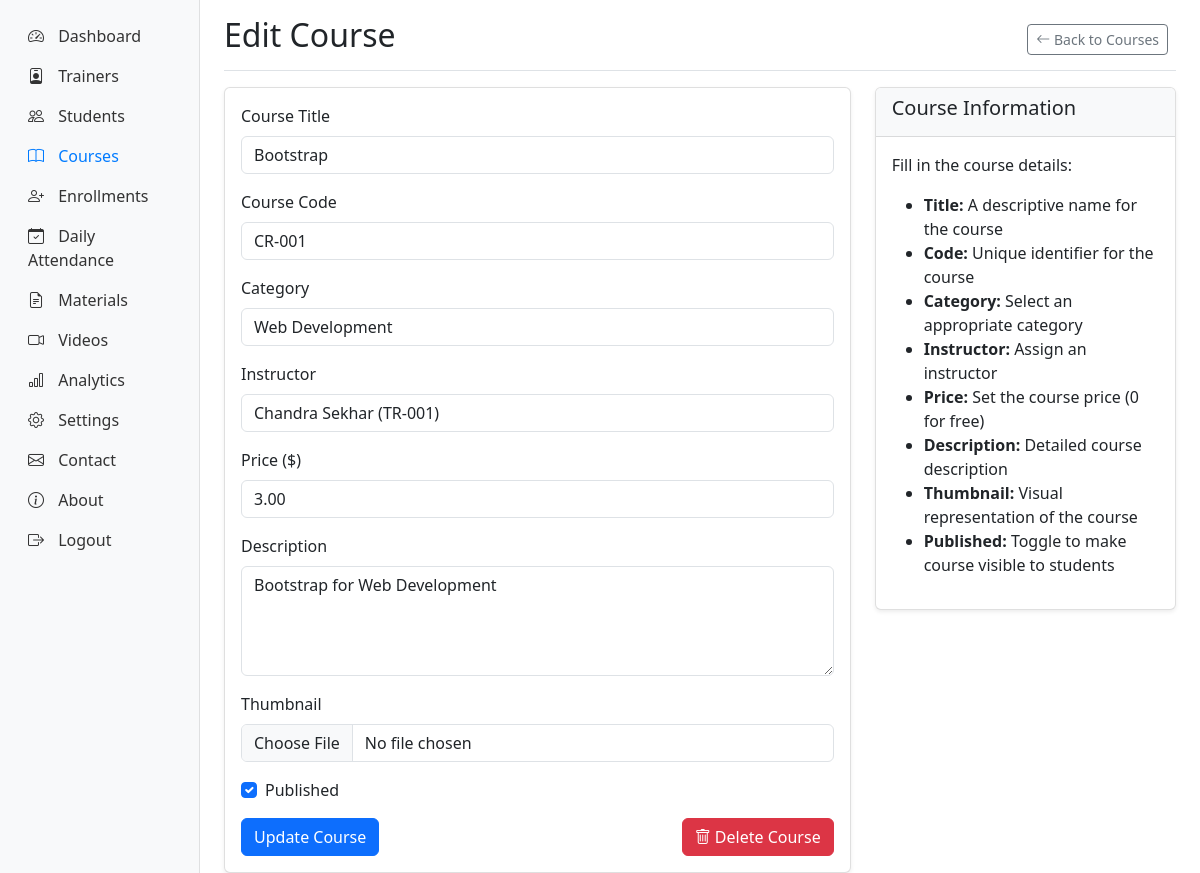
The app's page /admin-panel/courses/edit/1/ (signed in) with its own data.
### courses/models.py (models this page shows, shortened)
class Course(models.Model):
    title = models.CharField(max_length=200)
    code = models.CharField(max_length=20, unique=True)
    description = models.TextField()
    category = models.ForeignKey(Category, on_delete=models.CASCADE, related_name='courses')
    instructor = models.ForeignKey('instructors.Instructor', on_delete=models.CASCADE, related_name='courses')
    thumbnail = models.ImageField(upload_to='course_thumbnails/', blank=True, null=True)
    price = models.DecimalField(max_digits=10, decimal_places=2, default=0.00)
    is_published = models.BooleanField(default=False)
    created_at = models.DateTimeField(auto_now_add=True)
    updated_at = models.DateTimeField(auto_now=True)

### instructors/models.py (models this page shows, shortened)
class Instructor(models.Model):
    user = models.OneToOneField(User, on_delete=models.CASCADE, null=True, blank=True)
    instructor_id = models.CharField(max_length=20, unique=True)
    first_name = models.CharField(max_length=50)
    last_name = models.CharField(max_length=50)
    email = models.EmailField()
    phone = models.CharField(max_length=15, blank=True)
    bio = models.TextField(blank=True)
    profile_picture = models.ImageField(upload_to='instructor_profiles/', blank=True, null=True)
    hire_date = models.DateField(auto_now_add=True)
    is_active = models.BooleanField(default=True)
    created_at = models.DateTimeField(auto_now_add=True)
    updated_at = models.DateTimeField(auto_now=True)
    def __str__(self):
        return f"{self.first_name} {self.last_name} ({self.instructor_id})"

### admin_panel/views.py (the view)
# urls.py: path('courses/edit/<int:course_id>/', views.edit_course, name='edit_course'),
@login_required
@user_passes_test(is_admin)
def edit_course(request, course_id):
    course = get_object_or_404(Course, id=course_id)
    if request.method == 'POST':
        form = CourseForm(request.POST, request.FILES, instance=course)
        if form.is_valid():
            form.save()
            messages.success(request, 'Course updated successfully.')
            return redirect('admin_panel:course_list')
    else:
        form = CourseForm(instance=course)
    context = {
        'form_title': 'Edit Course',
        'submit_button': 'Update Course',
        'form': form,
        'course': course,
    }
    return render(request, 'admin_panel/course_form.html', context)

### admin_panel/forms.py
class CourseForm(forms.ModelForm):
    class Meta:
        model = Course
        fields = ['title', 'code', 'description', 'category', 'instructor', 'thumbnail', 'price', 'is_published']
        widgets = {
            'title': forms.TextInput(attrs={'class': 'form-control'}),
            'code': forms.TextInput(attrs={'class': 'form-control'}),
            'description': forms.Textarea(attrs={'class': 'form-control', 'rows': 4}),
            'category': forms.Select(attrs={'class': 'form-control'}),
            'instructor': forms.Select(attrs={'class': 'form-control'}),
            'thumbnail': forms.FileInput(attrs={'class': 'form-control'}),
            'price': forms.NumberInput(attrs={'class': 'form-control', 'step': '0.01'}),
            'is_published': forms.CheckboxInput(attrs={'class': 'form-check-input'}),
        }

### admin_panel/views.py (called while the page is built)
def is_admin(user):
    return user.is_staff

### courses/models.py (called while the page is built)
    def __str__(self):
        return self.name

### templates/admin_panel/course_form.html (shortened to what this page needs)
{% extends 'base.html' %}
{% block content %}
<div class="container-fluid">
    <div class="row">
        {% include 'admin_panel/sidebar.html' %}
        <main class="col-md-9 ms-sm-auto col-lg-10 px-md-4">
            <div class="d-flex justify-content-between flex-wrap flex-md-nowrap align-items-center pt-3 pb-2 mb-3 border-bottom">
                <h1 class="h2">{{ form_title }}</h1>
                <div class="btn-toolbar mb-2 mb-md-0">
                    <div class="btn-group me-2">
                        <a href="{% url 'admin_panel:course_list' %}" class="btn btn-sm btn-outline-secondary">
                            <i class="bi bi-arrow-left"></i> Back to Courses
                        </a>
                    </div>
                </div>
            </div>
            <div class="row">
                <div class="col-md-8">
                    <div class="card">
                        <div class="card-body">
                            <form method="POST" enctype="multipart/form-data">
                                <div class="mb-3">
                                    <label for="{{ form.title.id_for_label }}" class="form-label">Course Title</label>
                                    {{ form.title }}
                                </div>
                                <div class="mb-3">
                                    <label for="{{ form.code.id_for_label }}" class="form-label">Course Code</label>
                                    {{ form.code }}
                                </div>
                                <div class="mb-3">
                                    <label for="{{ form.category.id_for_label }}" class="form-label">Category</label>
                                    {{ form.category }}
                                </div>
                                <div class="mb-3">
                                    <label for="{{ form.instructor.id_for_label }}" class="form-label">Instructor</label>
                                    {{ form.instructor }}
                                </div>
                                <div class="mb-3">
                                    <label for="{{ form.price.id_for_label }}" class="form-label">Price ($)</label>
                                    {{ form.price }}
                                </div>
                                <div class="mb-3">
                                    <label for="{{ form.description.id_for_label }}" class="form-label">Description</label>
                                    {{ form.description }}
                                </div>
                                <div class="mb-3">
                                    <label for="{{ form.thumbnail.id_for_label }}" class="form-label">Thumbnail</label>
                                    {{ form.thumbnail }}
                                </div>
                                <div class="mb-3 form-check">
                                    {{ form.is_published }}
                                    <label for="{{ form.is_published.id_for_label }}" class="form-check-label">
                                        Published
                                    </label>
                                </div>
                                <div class="d-flex justify-content-between">
                                    <button type="submit" class="btn btn-primary">{{ submit_button }}</button>
                                    {% if course %}
                                        <a href="{% url 'admin_panel:delete_course' course.id %}" class="btn btn-danger"
                                           onclick="return confirm('Are you sure you want to delete this course?')">
                                            <i class="bi bi-trash"></i> Delete Course
                                        </a>
                                    {% endif %}
                                </div>
                            </form>
                        </div>
                    </div>
                </div>
                <div class="col-md-4">
                    <div class="card">
                        <div class="card-header">
                            <h5>Course Information</h5>
                        </div>
                        <div class="card-body">
                            <p>Fill in the course details:</p>
                            <ul>
                                <li><strong>Title:</strong> A descriptive name for the course</li>
                                <li><strong>Code:</strong> Unique identifier for the course</li>
                                <li><strong>Category:</strong> Select an appropriate category</li>
                                <li><strong>Instructor:</strong> Assign an instructor</li>
                                <li><strong>Price:</strong> Set the course price (0 for free)</li>
                                <li><strong>Description:</strong> Detailed course description</li>
                                <li><strong>Thumbnail:</strong> Visual representation of the course</li>
                                <li><strong>Published:</strong> Toggle to make course visible to students</li>
                            </ul>
                        </div>
                    </div>
                </div>
            </div>
        </main>
    </div>
</div>
{% endblock %}

### static/css/style.css (style rules this page uses)
.card { box-shadow: 0 0.125rem 0.25rem rgba(0, 0, 0, 0.075); border: 1px solid rgba(0, 0, 0, 0.125); }
.card-header { background-color: #f8f9fa; border-bottom: 1px solid rgba(0, 0, 0, 0.125); }
.btn-group .btn { border-radius: 0; }
.btn-group .btn:first-child { border-top-left-radius: 0.25rem; border-bottom-left-radius: 0.25rem; }
.btn-group .btn:last-child { border-top-right-radius: 0.25rem; border-bottom-right-radius: 0.25rem; }

### records on screen
Course: title "Bootstrap", code "CR-001", category "Web Development", price "3.00", description "Bootstrap for Web Development", is_published "☑"
Instructor: instructor "Chandra Sekhar (TR-001)"

### other values on screen
{{ submit_button }} "Update Course"
